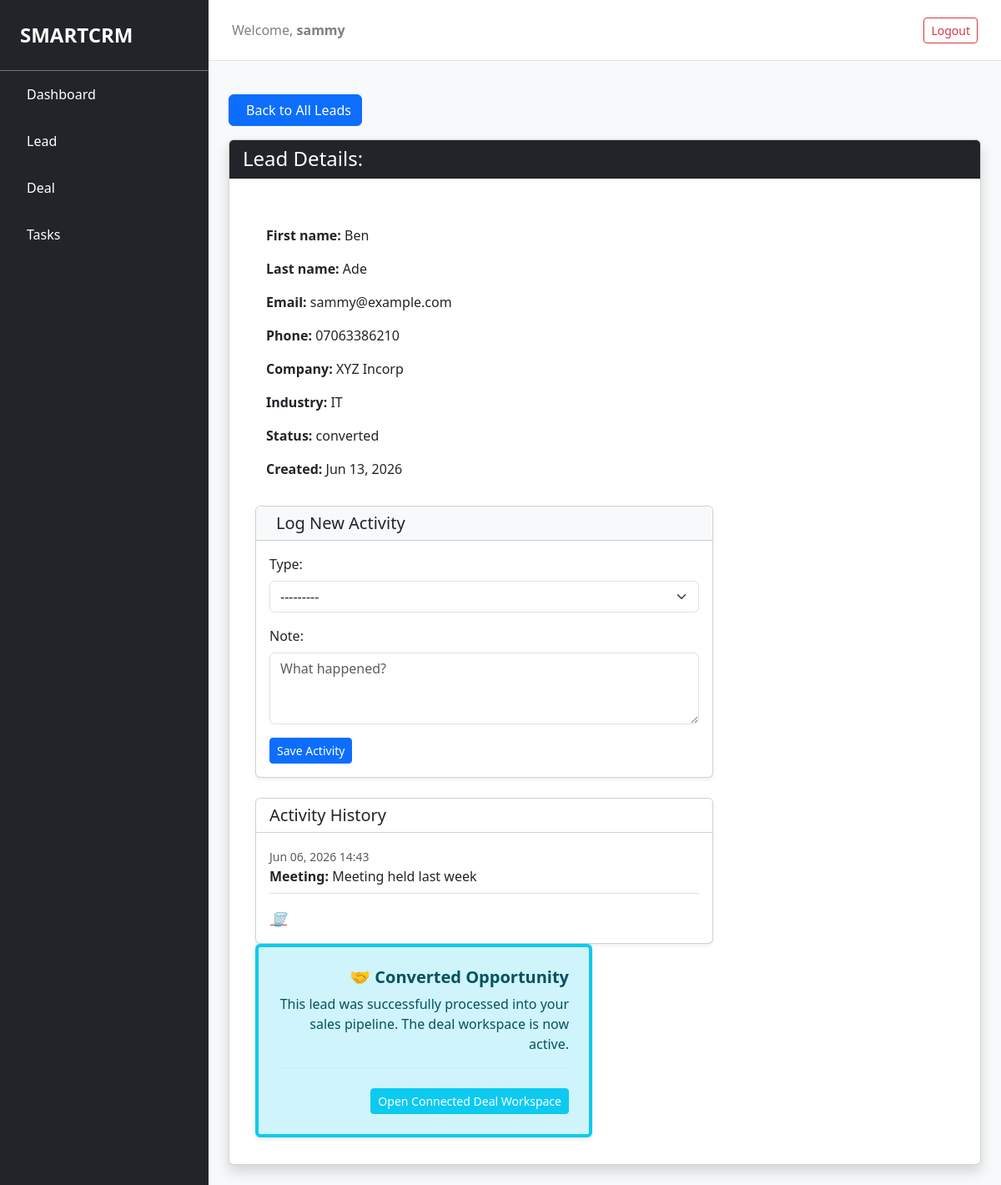
Page /lead/65/ (signed in) on the committed database.
### smartcrm/models.py (models this page shows, shortened)
class User(AbstractUser):
    role = models.ForeignKey(Role, on_delete=models.SET_NULL, null=True, blank=True)
    created_at = models.DateTimeField(default=timezone.now)

class Lead(models.Model):
    STATUS_CHOICES = [
        ("new", "New"),
        ("contacted", "Contacted"),
        ("qualified", "Qualified"),
        ("proposal", "Proposal Sent"),
        ("negotiation", "Negotiation"),
        ("won", "Won"),
        ("lost", "Lost"),
    ]
    owner = models.ForeignKey(settings.AUTH_USER_MODEL, on_delete=models.SET_NULL, related_name="owned_leads", null=True)
    first_name = models.CharField(max_length=100, null=True, blank=True)
    last_name = models.CharField(max_length=100, null=True, blank=True)
    email = models.EmailField(blank=True, null=True)
    phone = models.CharField(max_length=20, null=True, blank=True)
    position = models.CharField(max_length=100, blank=True, null=True)
    company = models.CharField(max_length=100, blank=False, null=True)
    industry = models.CharField(max_length=100, blank=True, null=True)
    address = models.TextField(blank=True, null=True)
    city = models.CharField(max_length=100, blank=True, null=True)
    country = models.CharField(max_length=100, default="Nigeria")
    status = models.CharField(max_length=20, choices=STATUS_CHOICES, default="new")
    score = models.IntegerField(default=0)
    created_at = models.DateTimeField(default=timezone.now)

class Activity(models.Model):
    ACTIVITY_TYPE = [
        ("call", "Call"),
        ("email", "Email"),
        ("meeting", "Meeting"),
        ("visit", "Visit"),
    ]
    lead = models.ForeignKey(Lead, on_delete=models.CASCADE, related_name="activities")
    owner = models.ForeignKey(settings.AUTH_USER_MODEL, on_delete=models.SET_NULL, null=True, related_name="owned_activities")
    type = models.CharField(max_length=20, choices=ACTIVITY_TYPE)
    note = models.TextField()
    created_at = models.DateTimeField(default=timezone.now)

### smartcrm/views.py (the view)
# urls.py: path('lead/<int:lead_id>/', views.lead_detail, name='lead_detail'),
@login_required
def lead_detail(request, lead_id):
    lead = get_object_or_404(Lead, id=lead_id, owner=request.user)
    if request.method == "POST":
        form = ActivityForm(request.POST)
        if form.is_valid():
            activity = form.save(commit=False)
            activity.lead = lead
            activity.save()
            messages.success(request, "Activity logged!")
            return redirect('lead_detail', lead_id=lead_id)
    else:
        form = ActivityForm()
    activities = lead.activities.all().order_by('-created_at')
    context = {
        'lead': lead,
        'stage_choices': Deal.STAGE_CHOICES, # Send the choices tuple to HTML
        'activities': activities,
        'form': form
    }
    return render(request, 'smartcrm/lead_detail.html', context)

### smartcrm/forms.py
class ActivityForm(forms.ModelForm):
    class Meta:
        model = Activity
        fields = ['type', 'note']
        widgets = {
            'type': forms.Select(attrs={'class': 'form-select'}),
            'note': forms.Textarea(attrs={'class': 'form-control', 'rows': 3, 'placeholder': 'What happened?'}),
        }

### smartcrm/templates/smartcrm/lead_detail.html (shortened to what this page needs)
{% extends "smartcrm/layout.html" %}
{% block body %}
<div class="mb-3">
    <a href="{% url 'lead' %}" class="btn btn-primary">
        Back to All Leads
    </a>
</div>
<div class="card shadow">
    <div class="card-header bg-dark text-white">
        <h4 class="mb-0">Lead Details:</h4>
    </div>
    <div class="card-body">
        <div class="container mt-4">
                <div class="card-body">
                    <div class="row">
                        <div class="col-md-6">
                            <p><strong>First name:</strong> {{ lead.first_name }}</p>
                            <p><strong>Last name:</strong> {{ lead.last_name }}</p>
                            <p><strong>Email:</strong> {{ lead.email }}</p>
                            <p><strong>Phone:</strong> {{ lead.phone }}</p>
                            <p><strong>Company:</strong> {{ lead.company }}</p>
                            <p><strong>Industry:</strong> {{ lead.industry }}</p>
                            <p><strong>Status:</strong> {{ lead.get_status_display }}</p>
                            <p><strong>Created:</strong> {{ lead.created_at|date:"M d, Y" }}</p>
                        </div>
                    </div>
                </div>
        </div>
        <div class="col-md-8">
            <div class="card shadow-sm mb-4">
                <div class="card-header bg-light">
                    <h5 class="mb-0">Log New Activity</h5>
                </div>
                <div class="card-body">
                    <form method="POST">
                        <div class="mb-3">
                            {{ form.type.label_tag }}
                            {{ form.type }}
                        </div>
                        <div class="mb-3">
                            {{ form.note.label_tag }}
                            {{ form.note }}
                        </div>
                        <button type="submit" class="btn btn-primary btn-sm">Save Activity</button>
                    </form>
                </div>
            </div>
            <div class="card shadow-sm">
                <div class="card-header bg-white">
                    <h5 class="mb-0">Activity History</h5>
                </div>
                <div class="card-body">
                    {% for note in activities %}
                        <div class="mb-3 border-bottom pb-2">
                            <small class="text-muted">{{ note.created_at|date:"M d, Y H:i" }}</small>
                            <p class="mb-0"><strong>{{ note.get_type_display }}:</strong> {{ note.note }}</p>
                        </div>
                        <form action="{% url 'delete_activity' note.id %}" method="POST" onsubmit="return confirm('Are you sure you want to delete this note?');">
                            <button type="submit" class="btn btn-link text-danger p-0">
                                <i class="fas fa-trash-alt"> 🗑️ </i>
                            </button>
                        </form>
                    {% empty %}
                        <p class="text-muted">No activities recorded yet.</p>
                    {% endfor %}
                </div>
            </div>
        </div>
        <div class="col-md-6 text-end">
            {% if lead.status == "converted" %}
                <div class="alert alert-info shadow-sm p-4 border-start border-info border-4" role="alert">
                    <h5 class="alert-heading fw-bold">🤝 Converted Opportunity</h5>
                    <p class="mb-0">This lead was successfully processed into your sales pipeline. The deal workspace is now active.</p>
                    <hr>
                    {% if lead.deal.exists %}
                        <a href="{% url 'deal_profile' lead.deal.first.id %}" class="btn btn-sm btn-info mt-2 text-white">
                            Open Connected Deal Workspace
                        </a>
                    {% else %}
                        <span class="badge bd-secondary mt-2">No Active Deal</span>
                    {% endif %}
                </div>
            {% endif %}
        </div>
    </div>
</div>
{% endblock %}

### smartcrm/templates/smartcrm/layout.html (shortened to what this page needs)
{% load static %}
<!DOCTYPE html>
<html lang="en">
    <head>
        <link rel="stylesheet" href="https://stackpath.bootstrapcdn.com/bootstrap/4.4.1/css/bootstrap.min.css">
        <link href="{% static 'smartcrm/css/bootstrap.min.css' %}" rel="stylesheet">
    </head>
    <body class="bg-light">
        <div class="d-flex" id="wrapper">
            {% if user.is_authenticated %}
            <div id="sidebar-wrapper" class="bg-dark text-white flex-shrink-0" style="width: 250px; min-height: 100vh;">
                <div class="sidebar-heading p-4 fs-4 fw-bold border-bottom border-secondary">SMARTCRM</div>
                <div>
                    <a href="{% url 'index' %}" class="list-group-item list-group-item-action bg-dark text-white border-0 py-3 px-4 {% if active_page == 'dashboard' %}active{% endif %}">
                         Dashboard
                    </a>
                    <a href="{% url 'lead' %}" class="list-group-item list-group-item-action bg-dark text-white border-0 py-3 px-4 {% if active_page == 'leads' %}active{% endif %}">
                         Lead
                    </a>
                    <a href="{% url 'deals_dashboard' %}" class="list-group-item list-group-item-action bg-dark text-white border-0 py-3 px-4 {% if active_page == 'analytics' %}active{% endif %}">
                         Deal
                    </a>
                    <a href="{% url 'tasks_dashboard' %}" class="list-group-item list-group-item-action bg-dark text-white border-0 py-3 px-4 {% if active_page == 'tasks' %}active{% endif %}">
                         Tasks
                    </a>
                </div>
            {% endif %}
        </div>
        <main id="page-content-wrapper" class="flex-grow-1 main">
            {% if user.is_authenticated %}
            <nav class="navbar navbar-expand-lg navbar-light bg-white border-bottom p-3">
                <div class="container-fluid">
                    <span class="navbar-text">Welcome, <strong>{{ user.username }}</strong></span>
                    <a href="{% url 'logout' %}" class="btn btn-outline-danger btn-sm">Logout</a>
                </div>
            </nav>
            {% endif %}
            <section id="app" class="container-fluid p-4">
                {% block body %}{% endblock %}
            </section>
        </main>
    </body>
</html>

### rows in the picture
User: username "sammy"
Lead: first_name "Ben", last_name "Ade", email "sammy@example.com", phone "07063386210", company "XYZ Incorp", industry "IT", status "converted", created_at "Jun 13, 2026"
Activity: created_at "Jun 06, 2026 14:43", type "Meeting", note "Meeting held last week"
